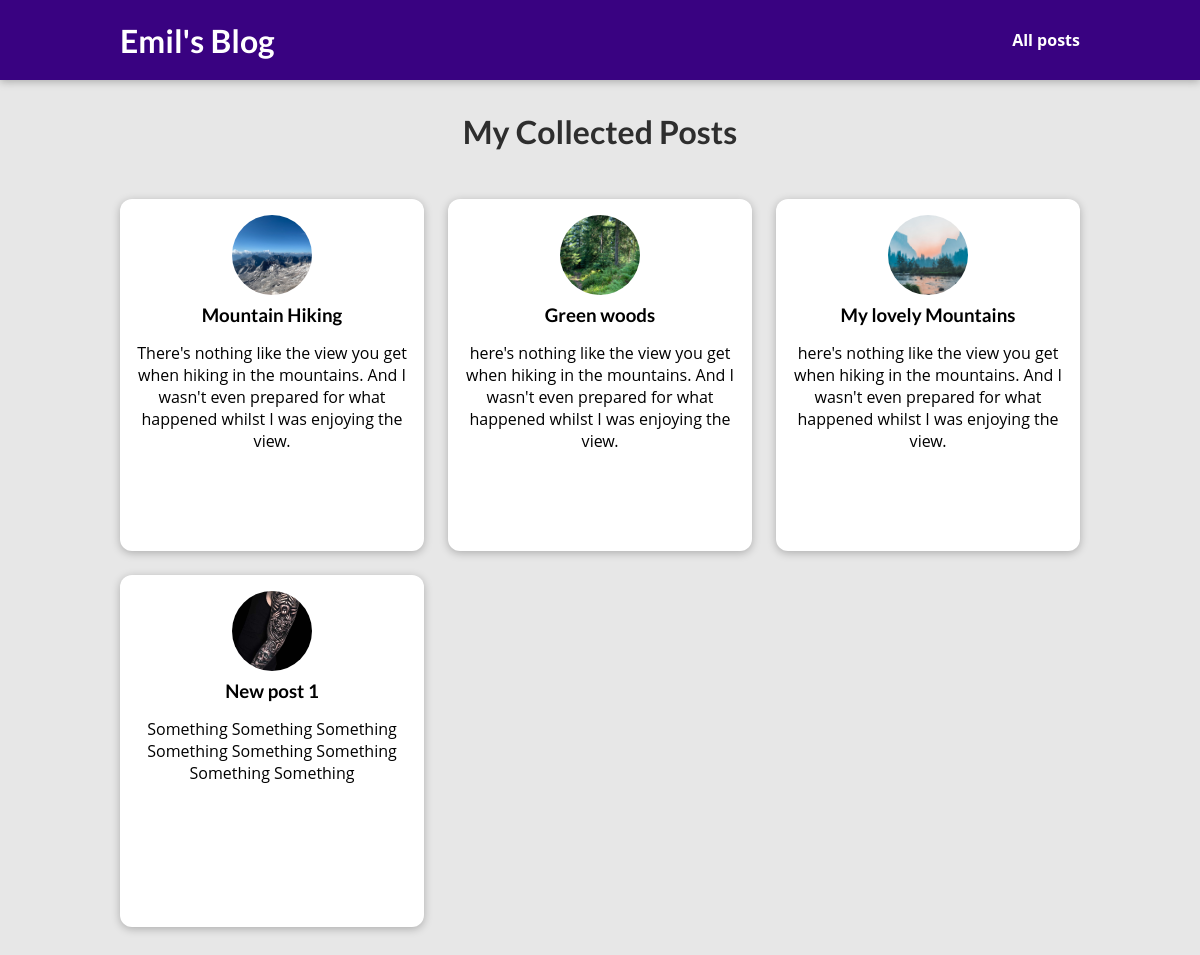
The page /posts on the database its author committed.
### blog/models.py (models this page shows, shortened)
class Post(models.Model):
    title = models.CharField(max_length=254)
    excerpt = models.CharField(max_length=254)
    image = models.ImageField(upload_to="posts", blank=True, null=True, default="images/bach_emil.png",)
    date = models.DateField(auto_now=True)
    slug = models.SlugField(default="", blank=True, null=False, db_index=True, unique=True)
    content = models.TextField()
    tags = models.ManyToManyField(Tag)
    author = models.ForeignKey(Author, on_delete=models.SET_NULL, null=True, related_name="posts")

### blog/views.py (the view)
# urls.py: path("posts", views.BlogListView.as_view(), name="posts-page"),
class BlogListView(ListView):
    template_name = "blog/all-posts.html"
    model = Post
    ordering = ["-date"]
    context_object_name = "all_posts"

### blog/templates/blog/all-posts.html (shortened to what this page needs)
{% extends 'base.html' %}
{% load static %}
{% block css_files %}
    <link rel="stylesheet" href="{% static "blog/all-posts.css" %}"/>
    <link rel="stylesheet" href="{% static "blog/post.css" %}"/>
{% endblock %}
{% block content %}
    <section id="all-posts">
        <h2>My Collected Posts</h2>
        <ul>
            {% for post in all_posts %}
                {% include "blog/includes/post.html" %}
            {% endfor %}
        </ul>
{% endblock %}

### templates/base.html (shortened to what this page needs)
 {% load static %}
<!DOCTYPE html>
<html lang="en">
<head>
    <link rel="stylesheet" href="{% static "app.css" %}"/>
    {% block css_files %}{% endblock %}
</head>
<body>
    <header id="main-navigation">
        <h1><a href="{% url "starting-page" %}">Emil's Blog</a></h1>
        <nav>
            <a href="{% url "posts-page" %}">All posts</a>
        </nav>
    </header>
    {% block content %}
    {% endblock %}
</body>
</html>

### blog/templates/blog/includes/post.html
<li>
    <article class="post">
        <a href="{% url "post-detail-page" post.slug %}">
            <img src="{{ post.image.url }}" alt="{{ post.title }}" />
            <div class="post__content">
                <h3>{{ post.title }}</h3>
                <p>{{ post.excerpt }}</p>
            </div>
        </a>
    </article>
</li>

### static/app.css (style rules this page uses)
* { box-sizing: border-box; }
html { font-family: 'Open Sans', 'Lato', sans-serif; }
body { margin: 0; }
h1, h2, h3 { font-family: 'Lato', sans-serif; font-weight: bold; }
#main-navigation { width: 100%; height: 5rem; display: flex; justify-content: space-between; align-items: center; padding: 0 10%; position: absolute; top: 0; left: 0; }
#main-navigation a { text-decoration: none; color: white; font-weight: bold; }

### blog/static/blog/all-posts.css (style rules this page uses)
body { background-color: #e7e7e7; }
#main-navigation { background-color: #390281; box-shadow: 0 2px 8px rgba(0, 0, 0, 0.25); }
#all-posts { margin: 7rem auto; width: 90%; max-width: 60rem; }
#all-posts h2 { text-align: center; font-size: 2rem; color: #2e2e2e; margin: 3rem 0; }
ul { list-style: none; margin: 0; padding: 0; display: grid; grid-template-columns: repeat(auto-fill, minmax(17rem, 1fr)); gap: 1.5rem; }
.post img { width: 7rem; height: 7rem; }
.post a { height: 22rem; transform-origin: center; box-shadow: 0 2px 8px rgba(0, 0, 0, 0.25); border-radius: 12px; background-color: white; }

### blog/static/blog/post.css (style rules this page uses)
.post { display: flex; flex-direction: column; align-items: center; text-align: center; }
.post a { text-decoration: none; color: black; transition: all 0.2s ease; padding: 1rem; }
.post img { width: 5rem; height: 5rem; object-fit: cover; border-radius: 50%; }
.post h3 { margin: 0.25rem 0; }

### rows shown on the page
Post: image (picture), title "Mountain Hiking", excerpt "There's nothing like the view you get when hiking in the mountains. And I wasn't even prepared for what happened whilst I was enjoying the view."
Post: image (picture), title "Green woods", excerpt "here's nothing like the view you get when hiking in the mountains. And I wasn't even prepared for what happened whilst I was enjoying the view."
Post: image (picture), title "My lovely Mountains", excerpt "here's nothing like the view you get when hiking in the mountains. And I wasn't even prepared for what happened whilst I was enjoying the view."
Post: image (picture), title "New post 1", excerpt "Something Something Something Something Something Something Something Something"
